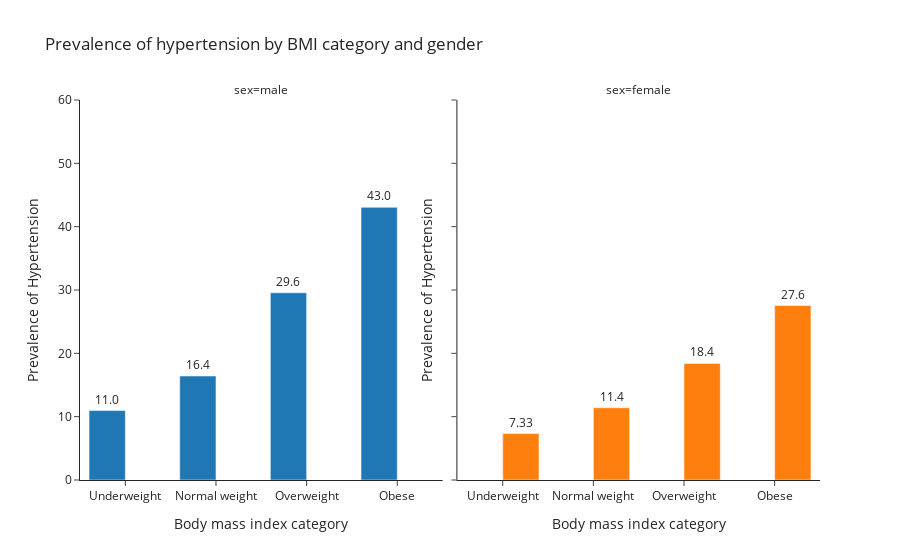

Notebook source saved alongside this figure:
### Code cell
fig_prev_bmi_sex = px.bar(prev_bmi_sex,
                        x = "bmi_cat2",
                        y = "Prevalence of Hypertension", 
                  color = "sex",
            barmode = "group",
           facet_col = "sex",
            template="simple_white",
            title = "Prevalence of hypertension by BMI category and gender",
                   text_auto='.3s'
                       )
fig_prev_bmi_sex.update_yaxes(title_text = "Prevalence of Hypertension")
fig_prev_bmi_sex.update_xaxes(title_text = "Body mass index category")
#fig_prev.update_xaxes(categoryorder = 'array', categoryarray= ['2013','2009','2015','2008','2016', '2012', '2014', '2010', '2011'])
fig_prev_bmi_sex.update_traces(textfont_size = 12, textangle = 0, textposition = "outside", cliponaxis = False)
fig_prev_bmi_sex.update_yaxes(range= [0, 60])
fig_prev_bmi_sex.update_layout(showlegend=False)
fig_prev_bmi_sex.show()

### Figure 1 — Plotly figure (JSON) as saved in the notebook; plotly's stock layout.template omitted (floating-point values rounded to 4 significant figures)
{"data": [{"alignmentgroup": "True", "cliponaxis": false, "hovertemplate": "sex=male<br>bmi_cat2=%{x}<br>Prevalence of Hypertension=%{y}<extra></extra>", "legendgroup": "male", "marker": {"color": "#1F77B4", "pattern": {"shape": ""}}, "name": "male", "offsetgroup": "male", "orientation": "v", "showlegend": true, "textangle": 0, "textfont": {"size": 12}, "textposition": "outside", "texttemplate": "%{y:.3s}", "type": "bar", "x": ["Underweight", "Normal weight", "Overweight", "Obese"], "xaxis": "x", "y": [10.96, 16.42, 29.56, 43.05], "yaxis": "y"}, {"alignmentgroup": "True", "cliponaxis": false, "hovertemplate": "sex=female<br>bmi_cat2=%{x}<br>Prevalence of Hypertension=%{y}<extra></extra>", "legendgroup": "female", "marker": {"color": "#FF7F0E", "pattern": {"shape": ""}}, "name": "female", "offsetgroup": "female", "orientation": "v", "showlegend": true, "textangle": 0, "textfont": {"size": 12}, "textposition": "outside", "texttemplate": "%{y:.3s}", "type": "bar", "x": ["Underweight", "Normal weight", "Overweight", "Obese"], "xaxis": "x2", "y": [7.33, 11.41, 18.41, 27.55], "yaxis": "y2"}], "layout": {"annotations": [{"font": {}, "showarrow": false, "text": "sex=male", "x": 0.245, "xanchor": "center", "xref": "paper", "y": 1, "yanchor": "bottom", "yref": "paper"}, {"font": {}, "showarrow": false, "text": "sex=female", "x": 0.755, "xanchor": "center", "xref": "paper", "y": 1, "yanchor": "bottom", "yref": "paper"}], "barmode": "group", "legend": {"title": {"text": "sex"}, "tracegroupgap": 0}, "showlegend": false, "title": {"text": "Prevalence of hypertension by BMI category and gender"}, "xaxis": {"anchor": "y", "domain": [0, 0.49], "title": {"text": "Body mass index category"}}, "xaxis2": {"anchor": "y2", "domain": [0.51, 1], "matches": "x", "title": {"text": "Body mass index category"}}, "yaxis": {"anchor": "x", "domain": [0, 1], "range": [0, 60], "title": {"text": "Prevalence of Hypertension"}}, "yaxis2": {"anchor": "x2", "domain": [0, 1], "matches": "y", "range": [0, 60], "showticklabels": false, "title": {"text": "Prevalence of Hypertension"}}}}
